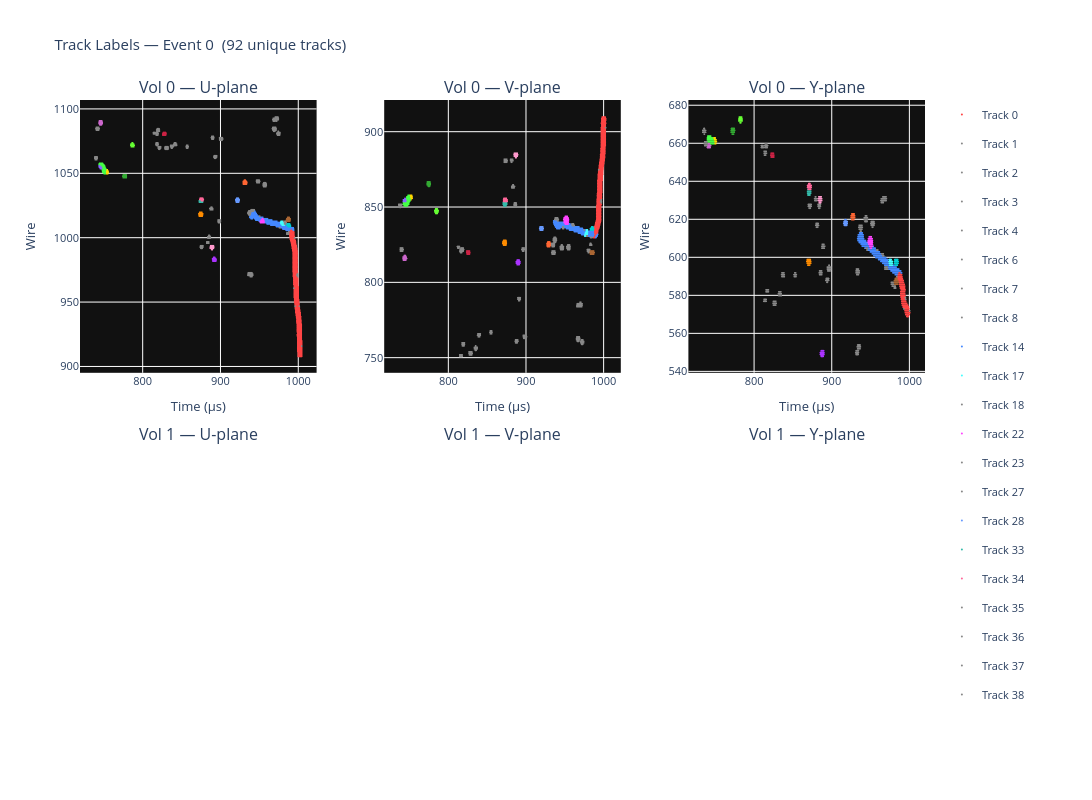

Source (notebook cell):
### Code cell
# =============================================================================
# PLOTLY: TRACK LABELS (INTERACTIVE)
# =============================================================================
if INCLUDE_TRACK_HITS:
    import plotly.graph_objects as go
    from plotly.subplots import make_subplots

    _DISTINCT = [
        '#FF4444','#4488FF','#44FF44','#FF44FF','#44FFFF',
        '#FFD700','#FF8C00','#CC66CC','#33AA33','#8866FF',
        '#FF6699','#00CED1','#FF6633','#AA33FF','#66FF33',
        '#AA6633','#33BBAA','#FF99CC','#6699FF','#CC2244',
    ]

    _top_tids = [tid for tid, _ in top_tracks[:len(_DISTINCT)]]
    _tid_to_color = {tid: _DISTINCT[i] for i, tid in enumerate(_top_tids)}

    _n_rows = cfg.n_volumes
    _n_cols = max(cfg.volumes[v].n_planes for v in range(cfg.n_volumes))
    _titles = [
        f"Vol {vi} — {cfg.plane_names[vi][pi]}-plane"
        for vi in range(_n_rows)
        for pi in range(cfg.volumes[vi].n_planes)
    ]

    fig_labels_px = make_subplots(
        rows=_n_rows, cols=_n_cols,
        subplot_titles=_titles,
        horizontal_spacing=0.08, vertical_spacing=0.12,
    )

    _added_tids = set()
    for vi in range(_n_rows):
        for pi in range(cfg.volumes[vi].n_planes):
            data = track_hits.get((vi, pi), {})
            nl = int(data.get('num_labeled', 0))
            if nl == 0:
                continue
            _labeled = np.array(data['labeled_hits'][:nl])
            _tids    = np.array(data['labeled_track_ids'][:nl])

            for _tid in np.unique(_tids):
                _mask = _tids == _tid
                _color = _tid_to_color.get(int(_tid), '#888888')
                _show  = int(_tid) not in _added_tids
                _added_tids.add(int(_tid))

                fig_labels_px.add_trace(go.Scattergl(
                    x=_labeled[_mask, 1].astype(float) * cfg.time_step_us,
                    y=_labeled[_mask, 0].astype(float),
                    mode='markers',
                    marker=dict(color=_color, size=2),
                    name=f"Track {_tid}",
                    legendgroup=f"track_{_tid}",
                    showlegend=_show,
                    hovertemplate=f"Track {_tid}<br>time: %{{x:.2f}} µs<br>wire: %{{y}}<extra></extra>",
                ), row=vi + 1, col=pi + 1)

            fig_labels_px.update_xaxes(title_text="Time (µs)", row=vi + 1, col=pi + 1)
            fig_labels_px.update_yaxes(title_text="Wire",       row=vi + 1, col=pi + 1)

    fig_labels_px.update_layout(
        title=f"Track Labels — Event {EVENT_IDX}  ({n_unique_tracks:,} unique tracks)",
        height=400 * _n_rows, width=420 * _n_cols,
        plot_bgcolor='#111111', paper_bgcolor='white',
        font=dict(size=11),
    )
    fig_labels_px.show()
else:
    print("Track labeling disabled.")
